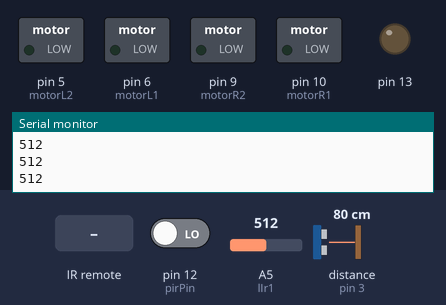
This sketch was run on a simulated Arduino Uno, built with avr-gcc and run on an emulated ATmega328P. Parts: switched loads named in the sketch (green lamp = pin HIGH), output pins drawn as LEDs (lit = HIGH), the last lines printed to the serial monitor. Inputs (shaded band) come from the test bench; at power-on: A5 (lIr1) = 512, pin 12 (pirPin) LOW, distance to the obstacle (sensor on pin 3) 80 cm. The echo pulse lasts 58.3 µs per cm.

Above: at 1.2 s.
1.3 s: infrared code 0xFD00FF received
At 1.6 s:
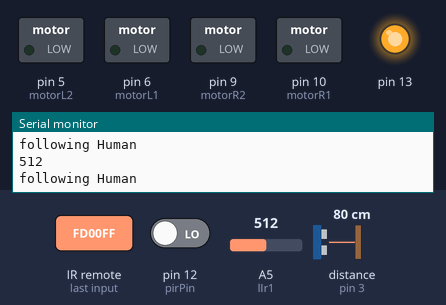
2.8 s: A5 (lIr1) set to 11
4.3 s: A5 (lIr1) set to 8
7.3 s: pin 12 (pirPin) driven HIGH
Timing chart, 0 to 10.3 s (numbered marks = the images above; inputs shaded):
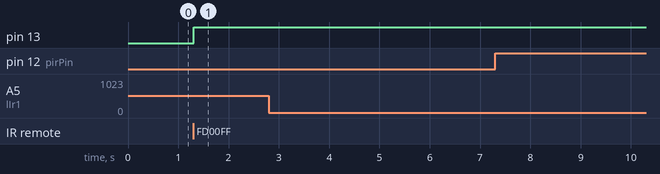

The sketch:

Human_Following_Robot.ino
```cpp
#include <IRremote.h>
///robotMode = 0 is remote Controll
///robotMode = 1 is Human Following
int robotMode=0;

int RECV_PIN = 7, sonar=3, servoM=11, pirPin=12;
int motorR1=10, motorR2=9, motorL1=6, motorL2=5;
int rIr1=2,rIr2=1,lIr1=5,lIr2=4,backIr=3;
float cm;
IRrecv irrecv(RECV_PIN);
decode_results results;

void setup()
{
  pinMode(motorL1,OUTPUT);
  pinMode(motorL2,OUTPUT);
  pinMode(motorR1,OUTPUT);
  pinMode(motorR2,OUTPUT);
  pinMode(pirPin,INPUT);

  Serial.begin(9600);
  irrecv.enableIRIn();
  pinMode(13,OUTPUT);
}

long readUltrasonicDistance(int triggerPin, int echoPin)
{
  pinMode(triggerPin, OUTPUT);
  digitalWrite(triggerPin, LOW);
  delayMicroseconds(2);
  digitalWrite(triggerPin, HIGH);
  delayMicroseconds(10);
  digitalWrite(triggerPin, LOW);
  pinMode(echoPin, INPUT);

  return pulseIn(echoPin, HIGH);
}

void leftSlow()
{
  analogWrite(motorL1,200);
  analogWrite(motorL2,0);
  analogWrite(motorR1,255);
  analogWrite(motorR2,0);
}

void rightSlow()
{
  analogWrite(motorL1,255);
  analogWrite(motorL2,0);
  analogWrite(motorR1,200);
  analogWrite(motorR2,0);
}

void leftFast()
{
  analogWrite(motorL1,0);
  analogWrite(motorL2,125);
  analogWrite(motorR1,125);
  analogWrite(motorR2,0);
}

void rightFast()
{
  analogWrite(motorL1,125);
  analogWrite(motorL2,0);
  analogWrite(motorR1,0);
  analogWrite(motorR2,125);
}

void foreword()
{
  analogWrite(motorL1,255);
  analogWrite(motorL2,0);
  analogWrite(motorR1,255);
  analogWrite(motorR2,0);
}

void backword()
{
  analogWrite(motorL1,0);
  analogWrite(motorL2,255);
  analogWrite(motorR1,0);
  analogWrite(motorR2,255);
}

void resetMotors()
{
  analogWrite(motorL1,0);
  analogWrite(motorL2,0);
  analogWrite(motorR1,0);
  analogWrite(motorR2,0);
}

void remoteControl()
{
      switch(results.value)
    {
      //Left
      case 16589023:
      leftFast();
      break;
      //Right
      case 16605343:
      rightFast();
      break;
      //foreWord
      case 16613503:
      foreword();
      break;
      //backWord
      case 16617583:
      backword();
      break;
      //stop
      case 16621663:
        resetMotors();
      break;
    }
  delay(10);
}

void humanFollow()
{
  if(digitalRead(pirPin)==HIGH){
    Serial.println("Moving Human");
  	cm = 0.01723 * readUltrasonicDistance(sonar, sonar);
  }
  Serial.println("following Human");
}

void loop() {
  if (irrecv.decode(&results)) {
    Serial.println(results.value, DEC);
    if (results.value == 16580863){
      if(robotMode){
        robotMode=0;
        digitalWrite(13,LOW);
      }
      else {
        robotMode=1;
        digitalWrite(13,HIGH);
      }
    }
    irrecv.resume();
  }
  else
  {
    switch(robotMode)
    {
      case 0:
      	remoteControl();
      break;
      case 1:
        resetMotors();
      	humanFollow();
      break;
    }
  }
  Serial.println(analogRead(lIr1));
  delay(10);
}
```

Measured:
- after the input at 1.3 s, pin 13: LOW → HIGH at once
